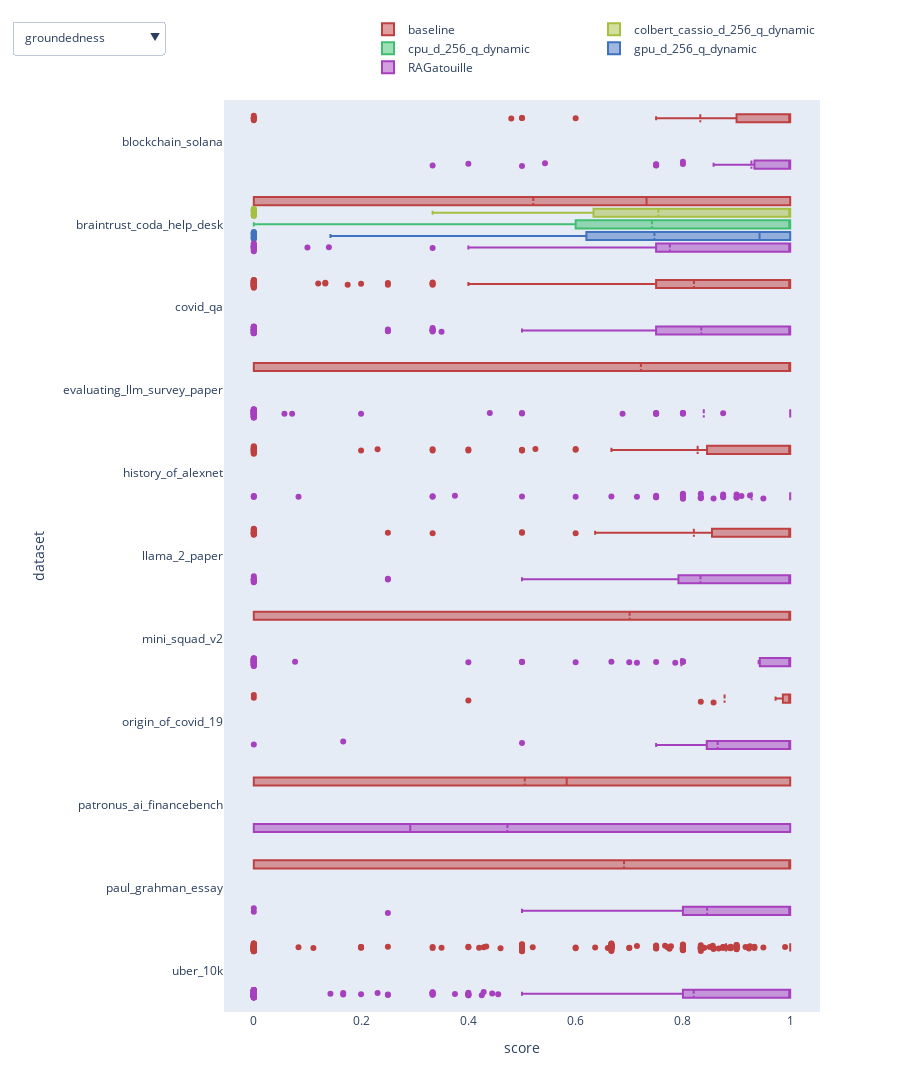

Source (notebook cell):
### Code cell
tru_analysis.box_plot_by_metric("results.parquet")
